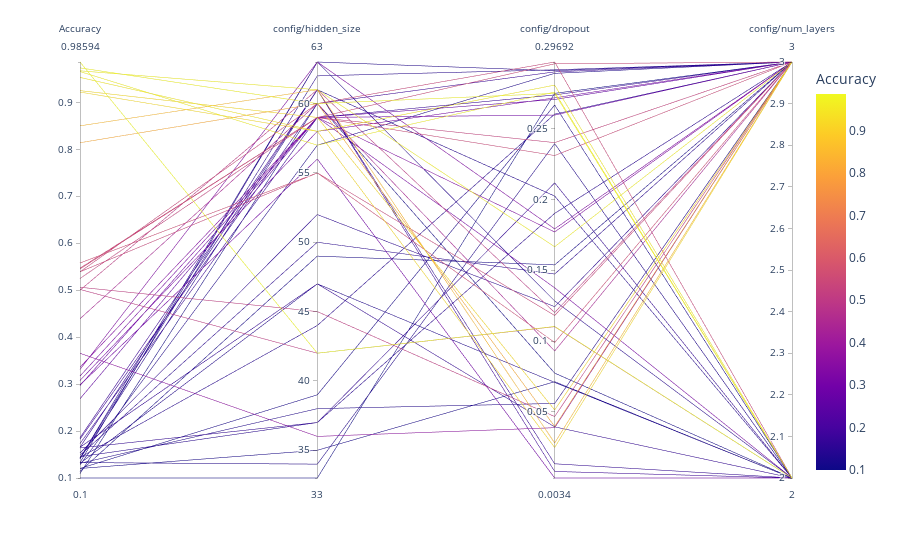

Notebook cell for this chart:
### Markdown cell above
Make a parallel plot

### Code cell
px.parallel_coordinates(p, color="Accuracy")
